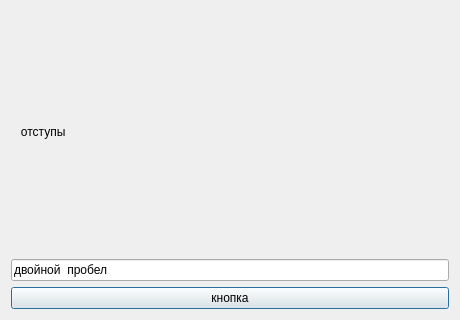
<?xml version="1.0" encoding="UTF-8"?>
<ui version="4.0"><class>Dialog</class><widget class="QDialog" name="Dialog"><property name="geometry"><rect><x>0</x><y>0</y><width>460</width><height>320</height></rect></property><property name="windowTitle"><string>#098 text/183_spaces</string></property><layout class="QVBoxLayout" name="verticalLayout"><property name="leftMargin"><number>11</number></property><property name="topMargin"><number>11</number></property><property name="rightMargin"><number>11</number></property><property name="bottomMargin"><number>11</number></property><property name="spacing"><number>6</number></property><item><widget class="QLabel" name="l1"><property name="text"><string>   отступы   </string></property></widget></item><item><widget class="QLineEdit" name="e1"><property name="text"><string>двойной  пробел</string></property></widget></item><item><widget class="QPushButton" name="b1"><property name="text"><string>  кнопка  </string></property></widget></item></layout></widget></ui>
